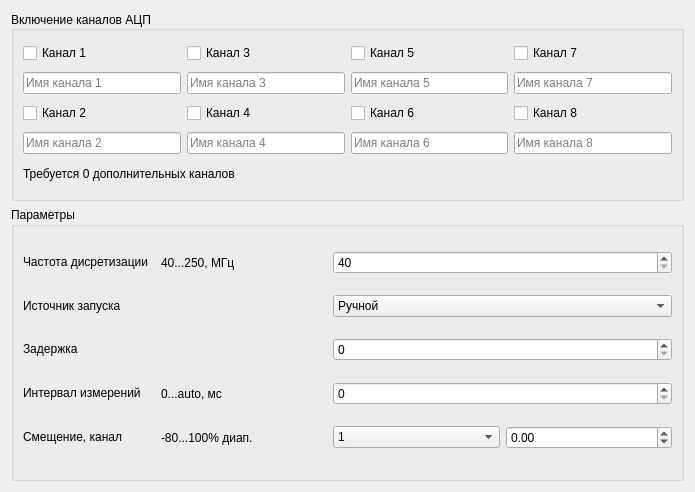
<?xml version="1.0" encoding="UTF-8"?>
<ui version="4.0">
 <class>ADCWidgetDesign</class>
 <widget class="QWidget" name="ADCWidgetDesign">
  <property name="windowModality">
   <enum>Qt::NonModal</enum>
  </property>
  <property name="enabled">
   <bool>true</bool>
  </property>
  <property name="geometry">
   <rect>
    <x>0</x>
    <y>0</y>
    <width>695</width>
    <height>492</height>
   </rect>
  </property>
  <property name="sizePolicy">
   <sizepolicy hsizetype="Expanding" vsizetype="Expanding">
    <horstretch>0</horstretch>
    <verstretch>0</verstretch>
   </sizepolicy>
  </property>
  <property name="minimumSize">
   <size>
    <width>350</width>
    <height>250</height>
   </size>
  </property>
  <property name="windowTitle">
   <string>ADC</string>
  </property>
  <property name="autoFillBackground">
   <bool>false</bool>
  </property>
  <layout class="QVBoxLayout" name="verticalLayout_2">
   <property name="sizeConstraint">
    <enum>QLayout::SetMaximumSize</enum>
   </property>
   <item>
    <layout class="QVBoxLayout" name="verticalLayout">
     <property name="sizeConstraint">
      <enum>QLayout::SetDefaultConstraint</enum>
     </property>
     <item>
      <widget class="QGroupBox" name="groupBox">
       <property name="maximumSize">
        <size>
         <width>16777215</width>
         <height>190</height>
        </size>
       </property>
       <property name="title">
        <string>Включение каналов АЦП</string>
       </property>
       <property name="alignment">
        <set>Qt::AlignLeading|Qt::AlignLeft|Qt::AlignVCenter</set>
       </property>
       <property name="flat">
        <bool>false</bool>
       </property>
       <property name="checkable">
        <bool>false</bool>
       </property>
       <layout class="QGridLayout" name="gridLayout">
        <item row="5" column="0" colspan="2">
         <widget class="QLineEdit" name="ch2_name_lineEdit">
          <property name="placeholderText">
           <string>Имя канала 2</string>
          </property>
         </widget>
        </item>
        <item row="3" column="6" colspan="2">
         <widget class="QLineEdit" name="ch7_name_lineEdit">
          <property name="placeholderText">
           <string>Имя канала 7</string>
          </property>
         </widget>
        </item>
        <item row="5" column="4" colspan="2">
         <widget class="QLineEdit" name="ch6_name_lineEdit">
          <property name="placeholderText">
           <string>Имя канала 6</string>
          </property>
         </widget>
        </item>
        <item row="5" column="6" colspan="2">
         <widget class="QLineEdit" name="ch8_name_lineEdit">
          <property name="placeholderText">
           <string>Имя канала 8</string>
          </property>
         </widget>
        </item>
        <item row="5" column="2" colspan="2">
         <widget class="QLineEdit" name="ch4_name_lineEdit">
          <property name="placeholderText">
           <string>Имя канала 4</string>
          </property>
         </widget>
        </item>
        <item row="3" column="0" colspan="2">
         <widget class="QLineEdit" name="ch1_name_lineEdit">
          <property name="inputMask">
           <string/>
          </property>
          <property name="placeholderText">
           <string>Имя канала 1</string>
          </property>
         </widget>
        </item>
        <item row="3" column="2" colspan="2">
         <widget class="QLineEdit" name="ch3_name_lineEdit">
          <property name="placeholderText">
           <string>Имя канала 3</string>
          </property>
         </widget>
        </item>
        <item row="6" column="0" colspan="8">
         <widget class="QLabel" name="void_label">
          <property name="maximumSize">
           <size>
            <width>16777215</width>
            <height>22</height>
           </size>
          </property>
          <property name="text">
           <string>Требуется 0 дополнительных каналов</string>
          </property>
         </widget>
        </item>
        <item row="3" column="4" colspan="2">
         <widget class="QLineEdit" name="ch5_name_lineEdit">
          <property name="placeholderText">
           <string>Имя канала 5</string>
          </property>
         </widget>
        </item>
        <item row="0" column="0" colspan="2">
         <widget class="QCheckBox" name="ch1_checkBox">
          <property name="text">
           <string>Канал 1</string>
          </property>
          <property name="tristate">
           <bool>false</bool>
          </property>
         </widget>
        </item>
        <item row="4" column="0" colspan="2">
         <widget class="QCheckBox" name="ch2_checkBox">
          <property name="text">
           <string>Канал 2</string>
          </property>
          <property name="tristate">
           <bool>false</bool>
          </property>
         </widget>
        </item>
        <item row="4" column="2" colspan="2">
         <widget class="QCheckBox" name="ch4_checkBox">
          <property name="text">
           <string>Канал 4</string>
          </property>
          <property name="tristate">
           <bool>false</bool>
          </property>
         </widget>
        </item>
        <item row="4" column="4" colspan="2">
         <widget class="QCheckBox" name="ch6_checkBox">
          <property name="text">
           <string>Канал 6</string>
          </property>
          <property name="tristate">
           <bool>false</bool>
          </property>
         </widget>
        </item>
        <item row="0" column="4" colspan="2">
         <widget class="QCheckBox" name="ch5_checkBox">
          <property name="text">
           <string>Канал 5</string>
          </property>
          <property name="tristate">
           <bool>false</bool>
          </property>
         </widget>
        </item>
        <item row="0" column="2" colspan="2">
         <widget class="QCheckBox" name="ch3_checkBox">
          <property name="text">
           <string>Канал 3</string>
          </property>
          <property name="tristate">
           <bool>false</bool>
          </property>
         </widget>
        </item>
        <item row="0" column="6" colspan="2">
         <widget class="QCheckBox" name="ch7_checkBox">
          <property name="text">
           <string>Канал 7</string>
          </property>
          <property name="tristate">
           <bool>false</bool>
          </property>
         </widget>
        </item>
        <item row="4" column="6" colspan="2">
         <widget class="QCheckBox" name="ch8_checkBox">
          <property name="text">
           <string>Канал 8</string>
          </property>
          <property name="iconSize">
           <size>
            <width>16</width>
            <height>16</height>
           </size>
          </property>
          <property name="tristate">
           <bool>false</bool>
          </property>
         </widget>
        </item>
       </layout>
      </widget>
     </item>
     <item>
      <widget class="QGroupBox" name="groupBox_2">
       <property name="title">
        <string>Параметры</string>
       </property>
       <layout class="QGridLayout" name="gridLayout_2">
        <item row="2" column="1">
         <widget class="QLabel" name="delay_val_label">
          <property name="text">
           <string/>
          </property>
         </widget>
        </item>
        <item row="1" column="0">
         <widget class="QLabel" name="source_label">
          <property name="sizePolicy">
           <sizepolicy hsizetype="Fixed" vsizetype="Fixed">
            <horstretch>0</horstretch>
            <verstretch>0</verstretch>
           </sizepolicy>
          </property>
          <property name="text">
           <string>Источник запуска</string>
          </property>
         </widget>
        </item>
        <item row="0" column="0">
         <widget class="QLabel" name="freq_label">
          <property name="sizePolicy">
           <sizepolicy hsizetype="Fixed" vsizetype="Fixed">
            <horstretch>0</horstretch>
            <verstretch>0</verstretch>
           </sizepolicy>
          </property>
          <property name="text">
           <string>Частота дисретизации  </string>
          </property>
         </widget>
        </item>
        <item row="0" column="2" colspan="2">
         <widget class="QSpinBox" name="freq_spinBox">
          <property name="minimum">
           <number>40</number>
          </property>
          <property name="maximum">
           <number>250</number>
          </property>
          <property name="value">
           <number>40</number>
          </property>
         </widget>
        </item>
        <item row="1" column="2" colspan="2">
         <widget class="QComboBox" name="source_comboBox">
          <item>
           <property name="text">
            <string>Ручной</string>
           </property>
          </item>
          <item>
           <property name="text">
            <string>Триггер</string>
           </property>
          </item>
         </widget>
        </item>
        <item row="0" column="1">
         <widget class="QLabel" name="freq_val_label">
          <property name="text">
           <string>40...250, МГц</string>
          </property>
         </widget>
        </item>
        <item row="2" column="2" colspan="2">
         <widget class="QSpinBox" name="delay_spinBox"/>
        </item>
        <item row="4" column="1">
         <widget class="QLabel" name="bias_val_label">
          <property name="text">
           <string>-80...100% диап.</string>
          </property>
         </widget>
        </item>
        <item row="4" column="0">
         <widget class="QLabel" name="bias1_label">
          <property name="sizePolicy">
           <sizepolicy hsizetype="Fixed" vsizetype="Fixed">
            <horstretch>0</horstretch>
            <verstretch>0</verstretch>
           </sizepolicy>
          </property>
          <property name="text">
           <string>Смещение, канал</string>
          </property>
         </widget>
        </item>
        <item row="4" column="3">
         <widget class="QDoubleSpinBox" name="bias_doubleSpinBox">
          <property name="decimals">
           <number>2</number>
          </property>
          <property name="minimum">
           <double>-80.000000000000000</double>
          </property>
          <property name="maximum">
           <double>100.000000000000000</double>
          </property>
          <property name="singleStep">
           <double>0.010000000000000</double>
          </property>
         </widget>
        </item>
        <item row="3" column="2" colspan="2">
         <widget class="QSpinBox" name="interval_spinBox"/>
        </item>
        <item row="3" column="0">
         <widget class="QLabel" name="interval_label">
          <property name="sizePolicy">
           <sizepolicy hsizetype="Fixed" vsizetype="Fixed">
            <horstretch>0</horstretch>
            <verstretch>0</verstretch>
           </sizepolicy>
          </property>
          <property name="text">
           <string>Интервал измерений</string>
          </property>
         </widget>
        </item>
        <item row="4" column="2">
         <widget class="QComboBox" name="ch_comboBox">
          <item>
           <property name="text">
            <string>1</string>
           </property>
          </item>
          <item>
           <property name="text">
            <string>2</string>
           </property>
          </item>
          <item>
           <property name="text">
            <string>3</string>
           </property>
          </item>
          <item>
           <property name="text">
            <string>4</string>
           </property>
          </item>
          <item>
           <property name="text">
            <string>5</string>
           </property>
          </item>
          <item>
           <property name="text">
            <string>6</string>
           </property>
          </item>
          <item>
           <property name="text">
            <string>7</string>
           </property>
          </item>
          <item>
           <property name="text">
            <string>8</string>
           </property>
          </item>
         </widget>
        </item>
        <item row="2" column="0">
         <widget class="QLabel" name="delay_label">
          <property name="sizePolicy">
           <sizepolicy hsizetype="Fixed" vsizetype="Fixed">
            <horstretch>0</horstretch>
            <verstretch>0</verstretch>
           </sizepolicy>
          </property>
          <property name="frameShape">
           <enum>QFrame::NoFrame</enum>
          </property>
          <property name="lineWidth">
           <number>1</number>
          </property>
          <property name="text">
           <string>Задержка</string>
          </property>
         </widget>
        </item>
        <item row="3" column="1">
         <widget class="QLabel" name="interval_val_label">
          <property name="text">
           <string>0...auto, мс</string>
          </property>
         </widget>
        </item>
       </layout>
      </widget>
     </item>
    </layout>
   </item>
  </layout>
 </widget>
 <resources/>
 <connections/>
</ui>
